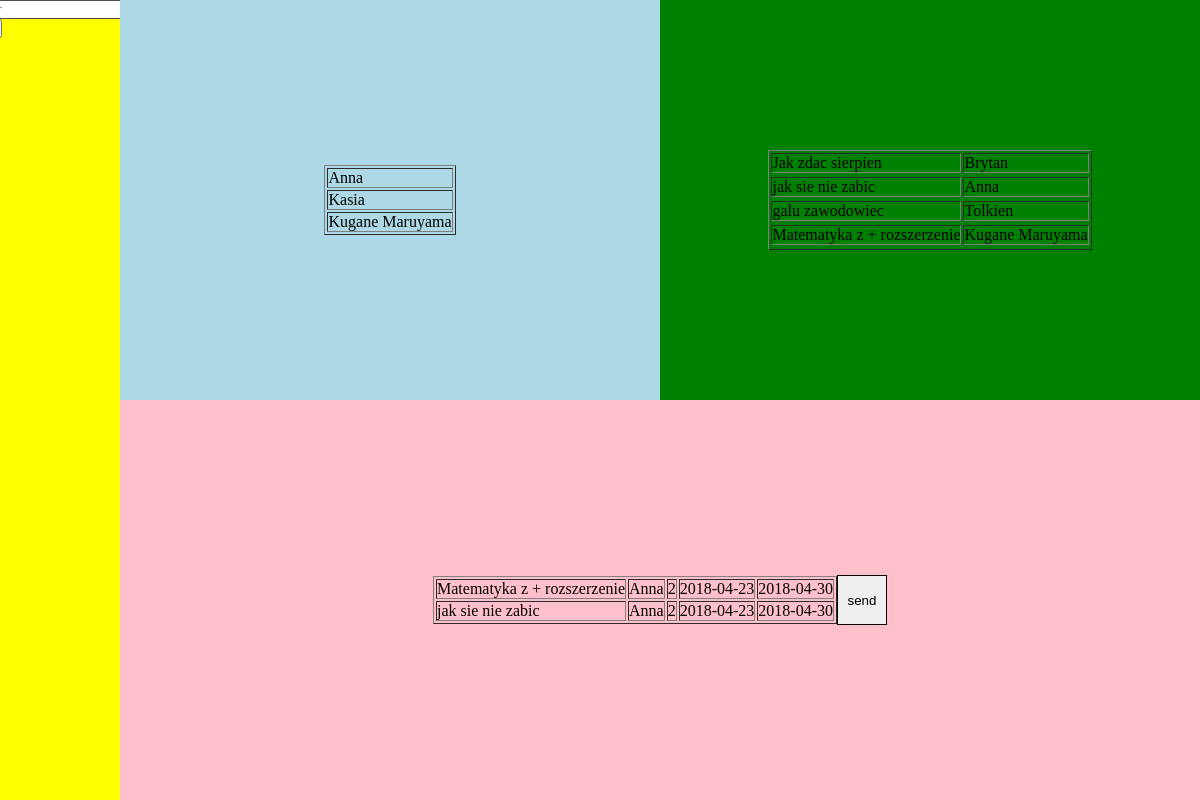
/spr/index.php, run on the app's committed database.
### tables this page shows
CREATE TABLE `bibl_autor` (
  `id_autor` int(11) NOT NULL,
  `autor` text NOT NULL
);

CREATE TABLE `bibl_tytul` (
  `id_tytul` int(11) NOT NULL,
  `tytul` text NOT NULL
);

CREATE TABLE `bibl_wyp` (
  `id_wyp` int(11) NOT NULL,
  `id_book` int(11) NOT NULL,
  `id_user` int(11) NOT NULL,
  `date_wyp` date NOT NULL,
  `date_odd` date NOT NULL
);

### spr/index.php (the view, shortened to what this page needs)
<!DOCTYPE html>
<html>
<head>
    <link rel="stylesheet" type="text/css" media="screen" href="style.css" />
</head>
<body>
    <?php
        function connect(){
            $conn=new mysqli ('172.16.131.125','z_ghj', 'cxz', 'z_ghj');
            return $conn;
        }
    ?>
    <div class="lewo">
    <form method="POST" action="insert.php">
        <input type="text" name="autor" placeholder="autor">
        <input type="submit" value="send">
    </form>
    </div>
    <div class="jeden">
        <div class="gora_prawo">
        <?php
            $sql="SELECT * FROM `bibl_autor` WHERE autor LIKE '%a'";
            $result=mysqli_query(connect(),$sql);
            echo('<table border=1px solid black>');
            while($row=mysqli_fetch_assoc($result) ){
                echo('<tr>');
                echo("<td>".$row['autor']."</td>");
                echo('</tr>');
            }
            echo('</table>');
        ?>
        </div>
        <div class="gora_lewo">
            <?php
                $sql="SELECT tytul,autor FROM `bibl_tytul`,`bibl_autor` WHERE id_tytul=id_autor";
                $result=mysqli_query(connect(),$sql);
                echo('<table border=1px solid black>');
                while($row=mysqli_fetch_assoc($result) ){
                    echo("<td>".$row['tytul']."</td><td>".$row['autor']."</td>");
                }
                echo('</table>');
            ?>
        </div>
        <div class="dol">
            <?php
                    $sql="SELECT * FROM `bibl_wyp`, `bibl_autor`, `bibl_tytul` WHERE id_book=id_tytul AND id_user=id_autor";
                    $result=mysqli_query(connect(),$sql);
                    echo('<table border=1px solid black>');
                    while($row=mysqli_fetch_assoc($result) ){
                        echo('<tr>');
                        echo("<td>".$row['tytul']."</td><td>".$row['autor']."</td><td>".$row['id_user']."</td><td>".$row['date_wyp']."</td><td>".$row['date_odd']."</td>");
                        echo('</tr>');
                    }
                    echo('</table>');
                ?>
            <button id="button">send</button>
        </div>
    </div>
</body>
</html>

### spr/style.css (style rules this page uses)
* { margin:0; padding: 0; }
body { display:flex; width: 100%; height: 100vh; }
.lewo { display:flex; justify-content: center; background: yellow; height: 100%; width: 10%; }
.jeden { display:flex; width:100%; height: 100vh; flex-wrap:wrap; }
.gora_lewo { display: flex; justify-content: center; background: green; width:50%; height: 50vh; align-items: center; }
.gora_prawo { display: flex; justify-content: center; background: lightblue; width:50%; height: 50vh; align-items: center; }
.dol { display:flex; justify-content: center; background: pink; width:100%; height: 50vh; align-items: center; }
#button { width:50px; height: 50px; border:1px solid black; }

### data on the page
bibl_autor: autor "Anna"
bibl_autor: autor "Kasia"
bibl_autor: autor "Kugane Maruyama"
bibl_tytul: tytul "Jak zdac sierpien", bibl_autor.autor "Brytan"
bibl_tytul: tytul "jak sie nie zabic", bibl_autor.autor "Anna"
bibl_tytul: tytul "galu zawodowiec", bibl_autor.autor "Tolkien"
bibl_tytul: tytul "Matematyka z + rozszerzenie", bibl_autor.autor "Kugane Maruyama"
bibl_wyp: bibl_tytul.tytul "Matematyka z + rozszerzenie", bibl_autor.autor "Anna", id_user "2", date_wyp "2018-04-23", date_odd "2018-04-30"
bibl_wyp: bibl_tytul.tytul "jak sie nie zabic", bibl_autor.autor "Anna", id_user "2", date_wyp "2018-04-23", date_odd "2018-04-30"
